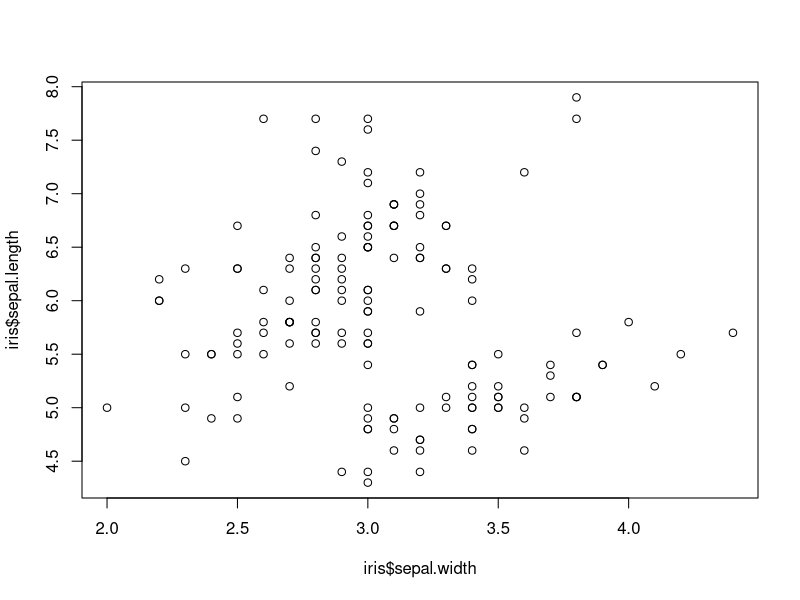
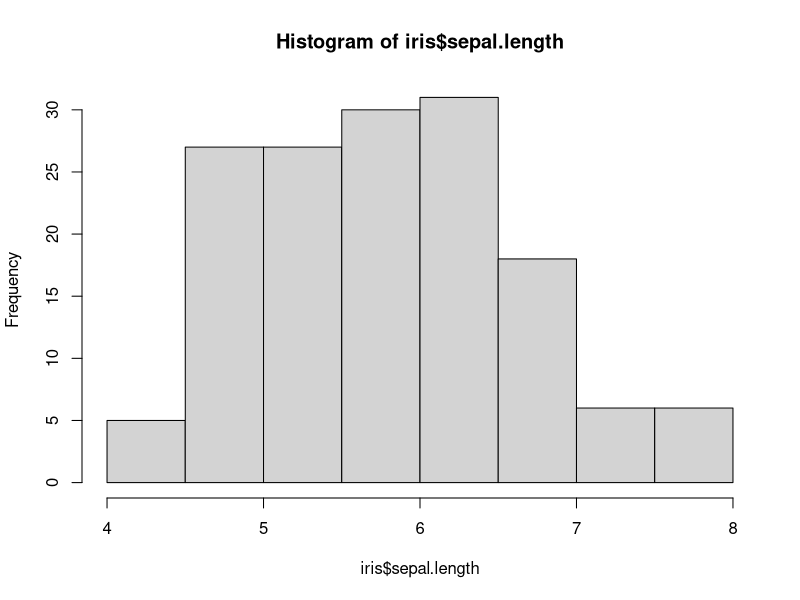
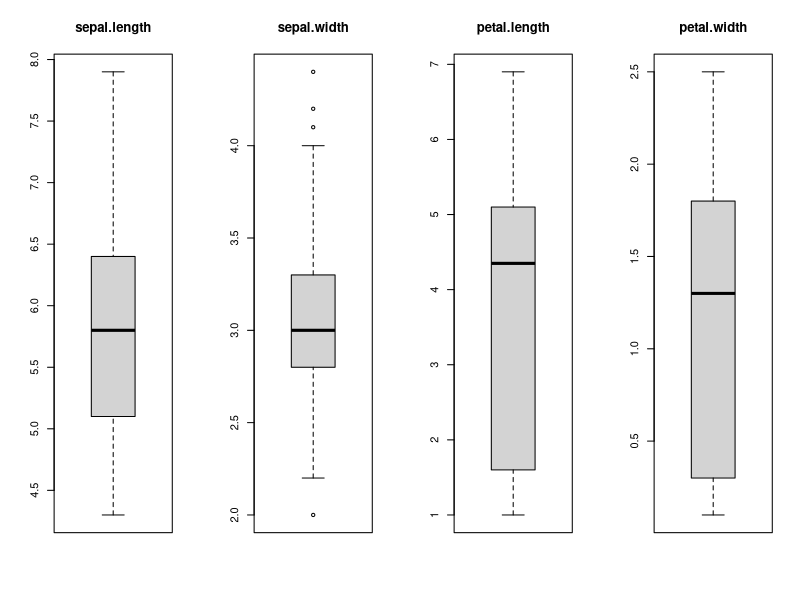
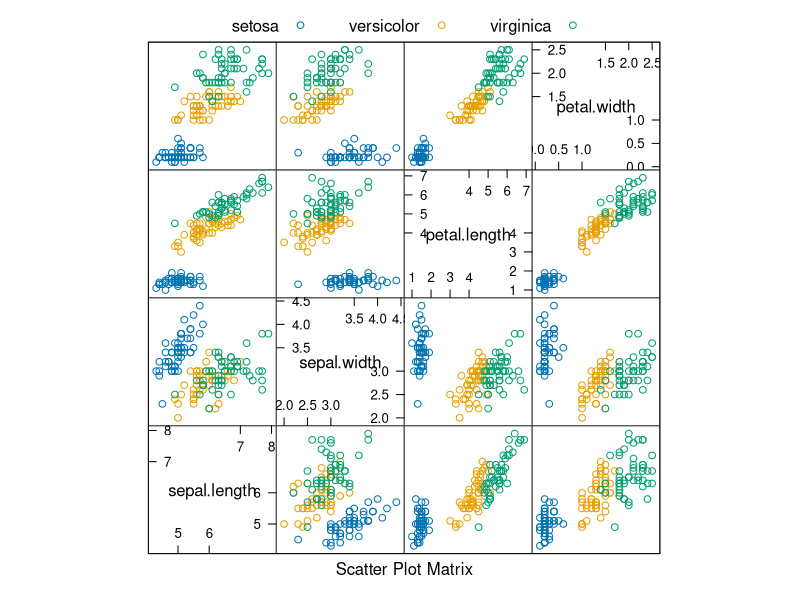

The R script that drew these images, in order:
## ---- chunk 1
knitr::opts_chunk$set(echo = TRUE)
## ---- chunk 2
library(datasets)
data(iris)
summary(iris)
## ---- chunk 3
names(iris) <- tolower(names(iris))
library(dplyr)

## ---- chunk 4
virginica<-filter(iris,species=='virginica')
tail(virginica,10)
## ---- chunk 5
sepalLength6 <- subset(iris, species == "virginica", sepal.length > 6)
tail(sepalLength6) # compare this to head()
## ---- chunk 6
selected <- select(iris, sepal.length, petal.length)
# select all columns from sepal.length to petal.length
selected2 <- select(iris, sepal.length:petal.length)
head(selected, 3)
head(selected2,3)
## ---- chunk 7
#mutate is used to create new variables from datasets
newcol<-mutate(iris,greater_half=sepal.width>0.5*sepal.length)
tail(newcol)
## ---- chunk 8
#how many satisfy this condition
sum(newcol$greater_half)
## ---- chunk 9
#arrange helps to arrange in particular order(default=ascending order)
arr.virg <- newcol %>% filter(species == "virginica") %>%
  arrange(sepal.width)
arr.virg[20:30,] 
## ---- chunk 10
#find the mean of sepal length by removing the null or NANs for virginica species
summarise(arr.virg, mean.length = mean(sepal.length, na.rm = TRUE))

## ---- chunk 11
plot(iris$sepal.width, iris$sepal.length)
## ---- chunk 12
hist(iris$sepal.length)
## ---- chunk 13
# split input and output
x <- iris[,1:4]
y <- iris[,5]
## ---- chunk 14
#univariate plots
par(mfrow=c(1,4))
  for(i in 1:4) {
  boxplot(x[,i], main=names(iris)[i])
}
## ---- chunk 15
#multivariate plots
library(caret)
featurePlot(x = x, 
            y = y, 
            plot = "pairs",
            ## Add a key at the top
            auto.key = list(columns = 3))
